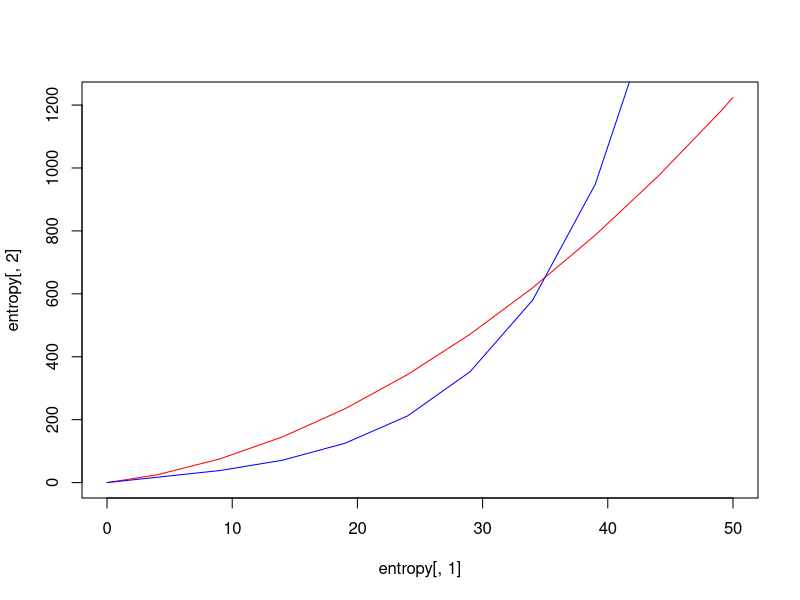

R code for this plot:
colony <- 1
scout <- 2

bent <- log(7)

entropy <- cbind(0,0,0)
colnames(entropy) <- c("t","move","colonize")

fib <- function(n) {
  a=-1;b=1;c=0
  for(i in 1:n) {
    a=b;b=c;c=a+b
  }
  return(c)
}

colent <- function(time) {
  if (time <= 5) {
    return(bent)
  } else if (time <= 10) {
    return(0)
  } else return(2*bent)
}


for(i in 1:50) {
  t.new <- entropy[1,1] + 1
  move.new <- entropy[1,2] + (2*log(7))*(1+floor(t.new/5)) + log(10)
  colonize.new <- entropy[1,3] + fib(floor(t.new/5))*log(7) + fib(floor(t.new/5)+1)*log(10)
  entropy <- rbind(c(t.new,move.new,colonize.new), entropy)
  rownames(entropy) <- c()
}

plot(entropy[,1],entropy[,2],type="l",col="red")
lines(entropy[,1],entropy[,3],type="l",col="blue")
